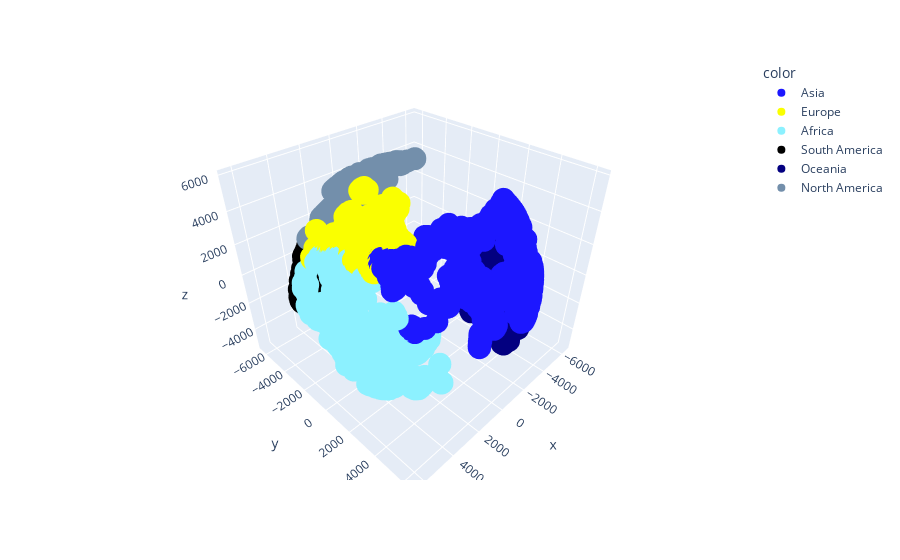

The cell this chart's notebook holds for it:
### Code cell
import plotly.express as px

palette = ['#1c17ff', '#faff00', '#8cf1ff', '#000000', '#030080', '#738fab']

fig = px.scatter_3d(
    x=geo['x'], y=geo['y'], z=geo['z'],
    color=geo['continent'],
    custom_data=[geo['country'], geo['city']],
    color_discrete_sequence=palette
)
fig.update_traces(
    hovertemplate="\n".join([
        "city: %{customdata[1]}",
        "country: %{customdata[0]}"
    ])
)

### Figure 1 — Plotly figure (JSON) as saved in the notebook; plotly's stock layout.template omitted (floating-point values rounded to 4 significant figures; data arrays with more than 128 entries replaced by an {"elided": "..."} marker saying what was removed)
{"data": [{"customdata": {"elided": "2193x2 str values"}, "hovertemplate": "city: %{customdata[1]}\ncountry: %{customdata[0]}", "legendgroup": "Asia", "marker": {"color": "#1c17ff", "symbol": "circle"}, "mode": "markers", "name": "Asia", "scene": "scene", "showlegend": true, "type": "scatter3d", "x": {"elided": "2193 float values"}, "y": {"elided": "2193 float values"}, "z": {"elided": "2193 float values"}}, {"customdata": {"elided": "2844x2 str values"}, "hovertemplate": "city: %{customdata[1]}\ncountry: %{customdata[0]}", "legendgroup": "Europe", "marker": {"color": "#faff00", "symbol": "circle"}, "mode": "markers", "name": "Europe", "scene": "scene", "showlegend": true, "type": "scatter3d", "x": {"elided": "2844 float values"}, "y": {"elided": "2844 float values"}, "z": {"elided": "2844 float values"}}, {"customdata": {"elided": "1829x2 str values"}, "hovertemplate": "city: %{customdata[1]}\ncountry: %{customdata[0]}", "legendgroup": "Africa", "marker": {"color": "#8cf1ff", "symbol": "circle"}, "mode": "markers", "name": "Africa", "scene": "scene", "showlegend": true, "type": "scatter3d", "x": {"elided": "1829 float values"}, "y": {"elided": "1829 float values"}, "z": {"elided": "1829 float values"}}, {"customdata": {"elided": "721x2 str values"}, "hovertemplate": "city: %{customdata[1]}\ncountry: %{customdata[0]}", "legendgroup": "South America", "marker": {"color": "#000000", "symbol": "circle"}, "mode": "markers", "name": "South America", "scene": "scene", "showlegend": true, "type": "scatter3d", "x": {"elided": "721 float values"}, "y": {"elided": "721 float values"}, "z": {"elided": "721 float values"}}, {"customdata": {"elided": "384x2 str values"}, "hovertemplate": "city: %{customdata[1]}\ncountry: %{customdata[0]}", "legendgroup": "Oceania", "marker": {"color": "#030080", "symbol": "circle"}, "mode": "markers", "name": "Oceania", "scene": "scene", "showlegend": true, "type": "scatter3d", "x": {"elided": "384 float values"}, "y": {"elided": "384 float values"}, "z": {"elided": "384 float values"}}, {"customdata": {"elided": "1112x2 str values"}, "hovertemplate": "city: %{customdata[1]}\ncountry: %{customdata[0]}", "legendgroup": "North America", "marker": {"color": "#738fab", "symbol": "circle"}, "mode": "markers", "name": "North America", "scene": "scene", "showlegend": true, "type": "scatter3d", "x": {"elided": "1112 float values"}, "y": {"elided": "1112 float values"}, "z": {"elided": "1112 float values"}}], "layout": {"legend": {"title": {"text": "color"}, "tracegroupgap": 0}, "margin": {"t": 60}, "scene": {"domain": {"x": [0, 1], "y": [0, 1]}, "xaxis": {"title": {"text": "x"}}, "yaxis": {"title": {"text": "y"}}, "zaxis": {"title": {"text": "z"}}}}}
